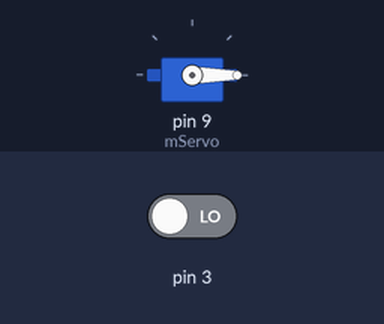
The sketch below on a simulated Arduino Uno, built with avr-gcc and run on an emulated ATmega328P. On the bench: servo. The inputs (shaded band) are chosen by the test bench; at power-on: pin 3 LOW. What the sketch prints to the serial monitor is not drawn.

Above: at 0.2 s.
Timing chart, 0 to 1.7 s (numbered marks = the images above):
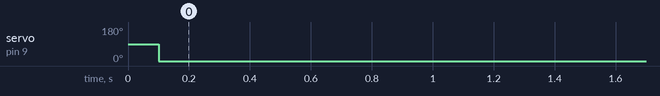

The sketch:

morta2.ino
```cpp
#include <Servo.h>
Servo mServo;
unsigned long duration;
int Steering_val = 90;

void setup() {
 mServo.attach(9);
Serial. begin(9600);
 pinMode(3,INPUT);
}

void loop() {
 duration = pulseIn(3,HIGH,100000);
 //static float y[2] = {0};
  //y[1] = 0.9 * y[0] + 0.1* duration;
  //y[0] = y[1];
 //Steering_val = map(y[0], 0, 666, 0, 180);
 mServo.write(duration);
 Serial.println(duration);
 delay(10);
}
```

Measured:
- by itself, servo on pin 9 (mServo): 90° → 0° at 0.10 s
